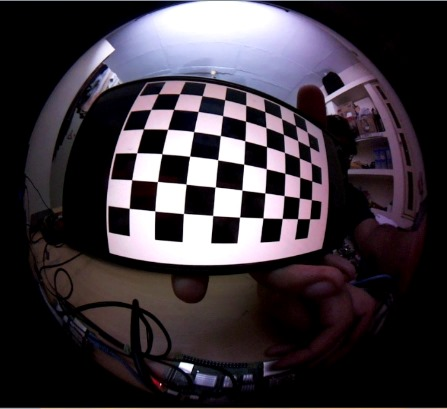
#> input picture Calibration/unwarp/calibration_images/1.jpeg, 447 x 409 px
$ python calibrate.py calibration_images/1.jpeg
#> lines starting #> are read from the running program, lines starting #| are printed output that depends on the picture; long printed decimals are rounded
### Calibration/unwarp/common.py
#!/usr/bin/env python

'''
This module contains some common routines used by other samples.
'''

# Python 2/3 compatibility
from __future__ import print_function
import sys
PY3 = sys.version_info[0] == 3

if PY3:
    from functools import reduce

import numpy as np
import cv2 as cv

# built-in modules
import os
import itertools as it
from contextlib import contextmanager

image_extensions = ['.bmp', '.jpg', '.jpeg', '.png', '.tif', '.tiff', '.pbm', '.pgm', '.ppm']

class Bunch(object):
    def __init__(self, **kw):
        self.__dict__.update(kw)
    def __str__(self):
        return str(self.__dict__)

def splitfn(fn):
    path, fn = os.path.split(fn)
    name, ext = os.path.splitext(fn)
    return path, name, ext

def anorm2(a):
    return (a*a).sum(-1)
def anorm(a):
    return np.sqrt( anorm2(a) )

# [44 lines left out: functions homotrans, to_rect, rect2rect_mtx, lookat, mtx2rvec, draw_str, not called in this run]

class Sketcher:
    # [8 lines left out: function __init__, not called in this run]

    def show(self):
        cv.imshow(self.windowname, self.dests[0])

    # [13 lines left out: function on_mouse, not called in this run]


# palette data from matplotlib/_cm.py
_jet_data =   {'red':   ((0., 0, 0), (0.35, 0, 0), (0.66, 1, 1), (0.89,1, 1),
                         (1, 0.5, 0.5)),
               'green': ((0., 0, 0), (0.125,0, 0), (0.375,1, 1), (0.64,1, 1),
                         (0.91,0,0), (1, 0, 0)),
               'blue':  ((0., 0.5, 0.5), (0.11, 1, 1), (0.34, 1, 1), (0.65,0, 0),
                         (1, 0, 0))}

cmap_data = { 'jet' : _jet_data }

# [14 lines left out: function make_cmap, not called in this run]

def nothing(*arg, **kw):
    pass

def clock():
    return cv.getTickCount() / cv.getTickFrequency()

# [8 lines left out: function Timer, not called in this run]

class StatValue:
    def __init__(self, smooth_coef = 0.5):
        self.value = None
        self.smooth_coef = smooth_coef
    # [6 lines left out: function update, not called in this run]

class RectSelector:
    # [31 lines left out: functions __init__, onmouse, draw, not called in this run]
    @property
    def dragging(self):
        return self.drag_rect is not None


# [24 lines left out: functions grouper, mosaic, not called in this run]

def getsize(img):
    h, w = img.shape[:2]
    return w, h

def mdot(*args):
    return reduce(np.dot, args)

# [4 lines left out: function draw_keypoints, not called in this run]

### Calibration/unwarp/calibrate.py
#!/usr/bin/env python

'''
camera calibration for distorted images with chess board samples
reads distorted images, calculates the calibration and write undistorted images

usage:
    calibrate.py [--debug <output path>] [--square_size] [<image mask>]

default values:
    --debug:    ./output/
    --square_size: 1.0
    <image mask> defaults to ../data/left*.jpg
'''

# Python 2/3 compatibility
from __future__ import print_function

import numpy as np
import cv2 as cv

# local modules
from common import splitfn

# built-in modules
import os

def main():
    import sys
    import getopt
    from glob import glob

    args, img_mask = getopt.getopt(sys.argv[1:], '', ['debug=', 'square_size=', 'threads='])
    args = dict(args)
    args.setdefault('--debug', './output/')
    args.setdefault('--square_size', 1.0)
    args.setdefault('--threads', 4)
    if not img_mask:
        img_mask = '../data/left??.jpg'  # default
    else:
        img_mask = img_mask[0]

    img_names = glob(img_mask)
    debug_dir = args.get('--debug')
    if debug_dir and not os.path.isdir(debug_dir):
        os.mkdir(debug_dir)
    square_size = float(args.get('--square_size'))

    pattern_size = (9, 6)
    pattern_points = np.zeros((np.prod(pattern_size), 3), np.float32)
    pattern_points[:, :2] = np.indices(pattern_size).T.reshape(-1, 2)
    pattern_points *= square_size

    obj_points = []
    img_points = []
    h, w = cv.imread(img_names[0], cv.IMREAD_GRAYSCALE).shape[:2]  # TODO: use imquery call to retrieve results
#> h = 409; w = 447

    def processImage(fn):
#> called with fn = 'calibration_images/1.jpeg'
        print('processing %s... ' % fn)
        img = cv.imread(fn, cv.IMREAD_GRAYSCALE)
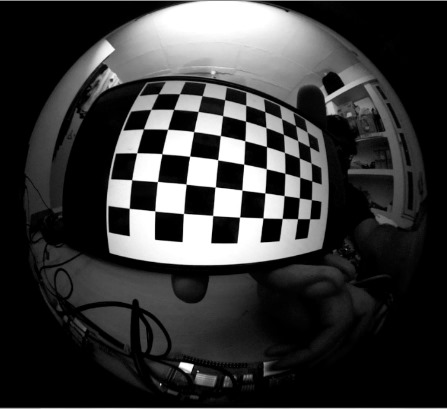
#> img: shape (409, 447); min 0, max 255, mean 55.6
        if img is None:
            print("Failed to load", fn)
            return None

        assert w == img.shape[1] and h == img.shape[0], ("size: %d x %d ... " % (img.shape[1], img.shape[0]))
        found, corners = cv.findChessboardCorners(img, pattern_size)
#> found = True; corners = 54 rows, first 8: [158.2, 93.75], [179.3, 94.23], [202.1, 95.81], [225, 99.48], [245.7, 105.2], [264.9, 111.4], [281.4, 118.5], [295.6, 125.5]
        if found:
            term = (cv.TERM_CRITERIA_EPS + cv.TERM_CRITERIA_COUNT, 30, 0.1)
            cv.cornerSubPix(img, corners, (5, 5), (-1, -1), term)

        if debug_dir:
            vis = cv.cvtColor(img, cv.COLOR_GRAY2BGR)
            cv.drawChessboardCorners(vis, pattern_size, corners, found)
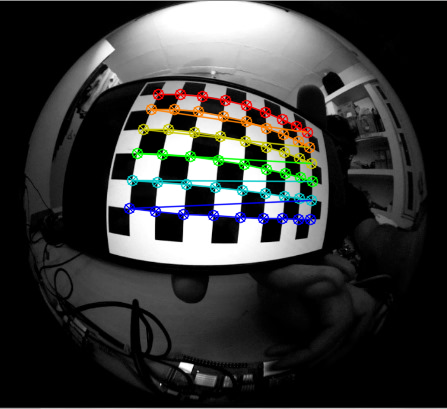
#> vis: shape (409, 447, 3); mean B, G, R 54.7, 56.1, 55.4
            _path, name, _ext = splitfn(fn)
            outfile = os.path.join(debug_dir, name + '_chess.png')
            cv.imwrite(outfile, vis)

        if not found:
            print('chessboard not found')
            return None

        print('           %s... OK' % fn)
        return (corners.reshape(-1, 2), pattern_points)

    threads_num = int(args.get('--threads'))
    if threads_num <= 1:
        chessboards = [processImage(fn) for fn in img_names]
    else:
        print("Run with %d threads..." % threads_num)
        from multiprocessing.dummy import Pool as ThreadPool
        pool = ThreadPool(threads_num)
        chessboards = pool.map(processImage, img_names)
#> chessboards = 1 item

    chessboards = [x for x in chessboards if x is not None]
    for (corners, pattern_points) in chessboards:
        img_points.append(corners)
        obj_points.append(pattern_points)
#> this loop made 1 pass
#> after the loop, img_points = 1 point arrays, longest 54 points; obj_points = 1 item

    # calculate camera distortion
    rms, camera_matrix, dist_coefs, _rvecs, _tvecs = cv.calibrateCamera(obj_points, img_points, (w, h), None, None)
#> rms = 0.104; camera_matrix = [[124.5, 0, 224.7], [0, 123.7, 201.1], [0, 0, 1]]; dist_coefs = [[-0.256, 0.0688, -0.000799, -0.00151, -0.00918]]

    print("\nRMS:", rms)
#| RMS: 0.1035
    print("camera matrix:\n", camera_matrix)
#| camera matrix:
#|  [[124.473   0.         224.718]
#|  [  0.         123.733 201.109]
#|  [  0.           0.           1.        ]]
    print("distortion coefficients: ", dist_coefs.ravel())
#| distortion coefficients:  [-0.2563  0.0688 -0.0007986 -0.001515 -0.009185 ]

    # undistort the image with the calibration
    print('')
    for fn in img_names if debug_dir else []:
        _path, name, _ext = splitfn(fn)
        img_found = os.path.join(debug_dir, name + '_chess.png')
        outfile = os.path.join(debug_dir, name + '_undistorted.png')

        img = cv.imread(img_found)
        if img is None:
            continue

        h, w = img.shape[:2]
        newcameramtx, roi = cv.getOptimalNewCameraMatrix(camera_matrix, dist_coefs, (w, h), 1, (w, h))
#> newcameramtx = [[124.5, 0, 224.7], [0, 123.7, 201.1], [0, 0, 1]]; roi = (0, 0, 446, 408)

        dst = cv.undistort(img, camera_matrix, dist_coefs, None, newcameramtx)
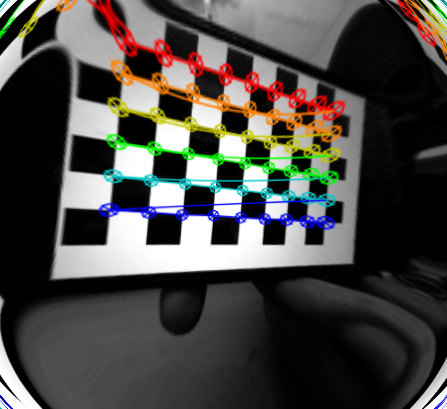
#> dst: shape (409, 447, 3); mean B, G, R 68.6, 72.2, 73.8

        # crop and save the image
        x, y, w, h = roi
#> x = 0; y = 0; w = 446; h = 408
        dst = dst[y:y+h, x:x+w]
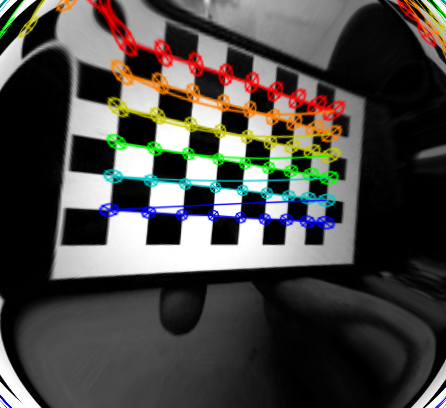
#> dst: shape (408, 446, 3); mean B, G, R 68.6, 72.3, 73.9

        print('Undistorted image written to: %s' % outfile)
        cv.imwrite(outfile, dst)

    print('Done')


if __name__ == '__main__':
    print(__doc__)
    main()
    cv.destroyAllWindows()
